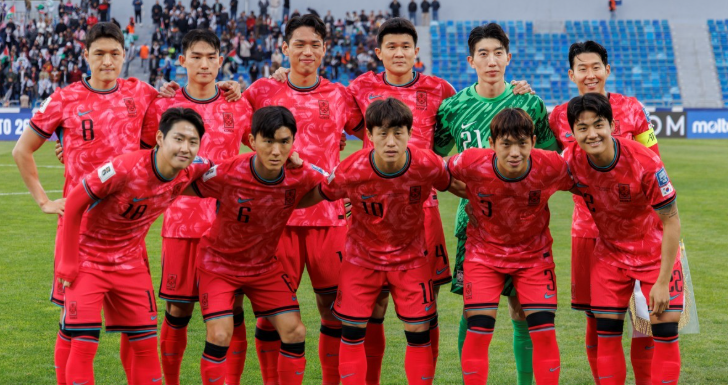
#> input picture 2. data_preprocessing/sample_img.png, 728 x 385 px, found by its file name
$ jupyter execute haar_cascade.ipynb
#> lines starting #> are read from the running program, lines starting #| are printed output that depends on the picture; after the words box and inside, x2 and y2 are one past the last pixel; in counts of white or black regions, pixels touching at a corner belong together
## haar cascade

* 2001년 Rapid Object Detection using a Boosted Cascade of Simple Features 논문에서 발표된 객체 검출기
* 사전 훈련된 xml 파일 제공
* 위 xml 파일은 현재 디렉토리에 저장해야 함
* [haarcascade github](https://github.com/opencv/opencv/tree/master/data/haarcascades)

[cell 1]
import numpy as np
import os
import cv2
import matplotlib.pyplot as plt

[cell 2]
# 얼굴 검출출

image = cv2.imread('D:\\project\\GAN\\2. data_preprocessing\\sample_img.png')
#> image is the input picture: shape (385, 728, 3); mean B, G, R 73.8, 79.8, 140.2
gray = cv2.cvtColor(image, cv2.COLOR_BGR2GRAY)
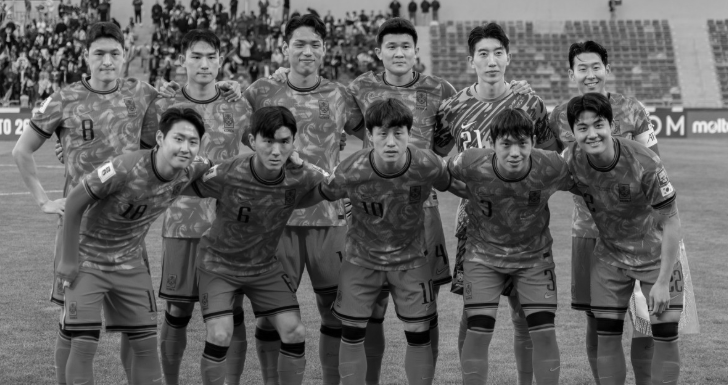
#> gray: shape (385, 728); min 0, max 248, mean 97.2


xml = 'D:\\project\\GAN\\2. data_preprocessing\\haarcascade_frontalface_default.xml' # 정면 xml 파일 정의
face_cascade = cv2.CascadeClassifier(xml)
faces = face_cascade.detectMultiScale(gray, 1.5, 1)
#> faces = [[185, 322, 24, 24], [281, 22, 54, 54], [373, 23, 54, 54], [465, 33, 54, 54], [81, 33, 54, 54], [176, 36, 54, 54], [563, 45, 54, 54], [565, 105, 54, 54], [365, 112, 54, 54], [156, 119, 54, 54], [246, 119, 54, 54], [390, 299, 54, 54]]

print("Number of faces detected: " + str(len(faces)))
#| Number of faces detected: 12

if len(faces):
    for (x,y,w,h) in faces:
        cv2.rectangle(image,(x,y),(x+w,y+h),(0,0,255),2)
#> this loop made 12 passes
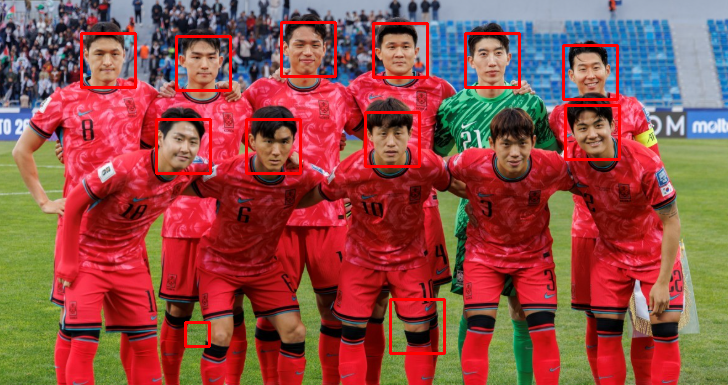
#> image: shape (385, 728, 3); 2.63% of pixels changed, all inside (x1, y1, x2, y2) = (80, 21, 621, 355)

plt.imshow(cv2.cvtColor(image, cv2.COLOR_BGR2RGB), cmap='gray')
plt.xticks([]), plt.yticks([])
plt.show()

[cell 3]
# 검출된 얼굴 crop 및 save

def Cutting_face_save(image, name):
#> called with name = 'sample_img'
    face_cascade = cv2.CascadeClassifier(xml)
    gray = cv2.cvtColor(image, cv2.COLOR_BGR2GRAY)
    faces = face_cascade.detectMultiScale(gray, 1.5, 5)
#> faces = [[281, 22, 54, 54], [465, 33, 54, 54], [176, 36, 54, 54], [365, 112, 54, 54], [156, 119, 54, 54]]

    for (x,y,w,h) in faces:
        cv2.rectangle(image, (x,y), (x+w, y+h), (255, 255, 255), 1)
        cropped = image[y: y+h, x: x+w]
        resize = cv2.resize(cropped, (512,512))
        cv2.imshow('resize', resize)
        cv2.waitKey(0)
        cv2.destroyAllWindows()

        # 이미지 저장하기
        cv2.imwrite(f"D:\\project\\GAN\\2. data_preprocessing\\{name}_crop.jpg", resize)
#> this loop made 5 passes
#> (x, y) on passes 1 to 5: (281, 22), (465, 33), (176, 36), (365, 112), (156, 119)
#> pass 1, in Cutting_face_save, `cropped = image[y: y+h, x: x+w]`:
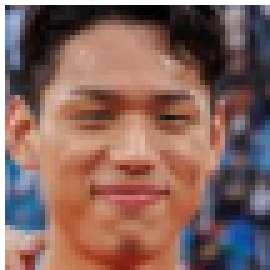
#> cropped: shape (54, 54, 3) (shown 5 times larger); mean B, G, R 94.2, 101.4, 134.3
#> pass 1, in Cutting_face_save, `resize = cv2.resize(cropped, (512,512))`:
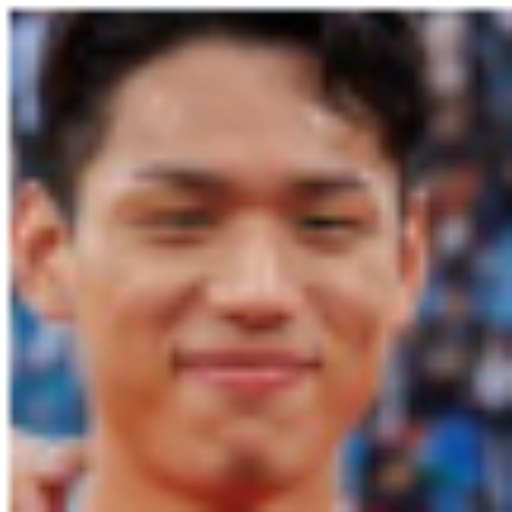
#> resize: shape (512, 512, 3); mean B, G, R 94.1, 101.3, 134.2
#> pass 2, in Cutting_face_save, `cropped = image[y: y+h, x: x+w]`:
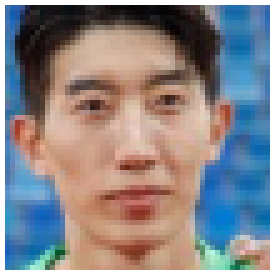
#> cropped: shape (54, 54, 3) (shown 5 times larger); mean B, G, R 132.6, 129.7, 133.9
#> pass 2, in Cutting_face_save, `resize = cv2.resize(cropped, (512,512))`:
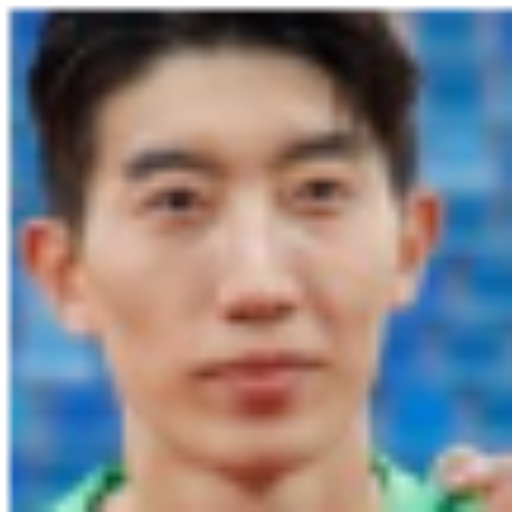
#> resize: shape (512, 512, 3); mean B, G, R 132.5, 129.6, 133.8
#> after the loop:
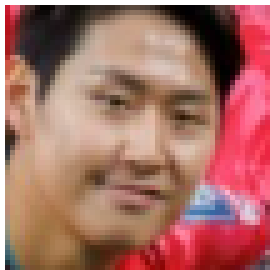
#> cropped: shape (54, 54, 3) (shown 5 times larger); mean B, G, R 101.7, 110.8, 167.2
#> after the loop:
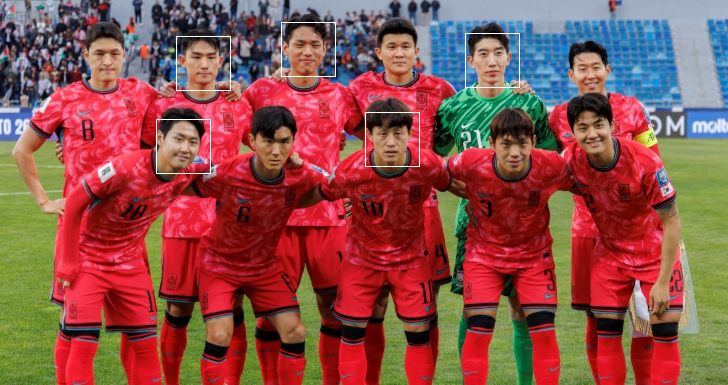
#> image: shape (385, 728, 3); 0.39% of pixels changed, all inside (x1, y1, x2, y2) = (156, 22, 520, 174)

image_names = [f for f in os.listdir('D:\\project\\GAN\\2. data_preprocessing') if f.endswith('.png')]

for name in image_names:
    img = cv2.imread(f'D:\\project\\GAN\\2. data_preprocessing\\{name}')

    Cutting_face_save(img, os.path.splitext(name)[0])
